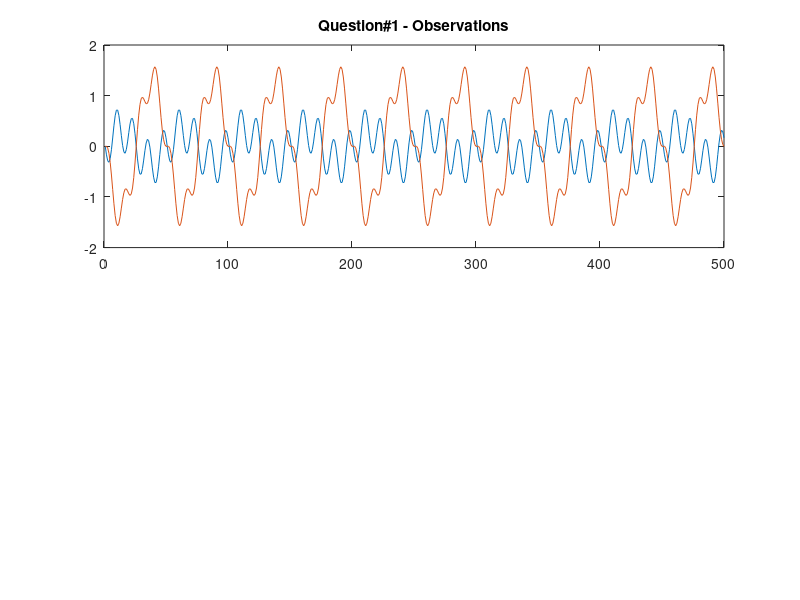

MATLAB code for this plot: (Note: this script raises an error after producing the figure.)
clc; clear all; close all;

%% Part 2 %%%%%%%%%%%%%%%%%%%%%%%%%%%%%%%%%
load('hw4-X1.mat')
load('hw4-X2.mat')

%% Question 1
subplot(2,1,1);
plot(X1(1,:));
hold on
plot(X1(2,:));
title('Question#1 - Observations');

s_est1 = MutUncoSolver(X1 , 35 , 75);

subplot(2,1,2);
plot(s_est1(1,:));
hold on
plot(s_est1(2,:));
title('Question#1 - sources');
figure 

%% Question 2
f = -50:0.2:50-0.2;
plot(f , abs(fftshift(fft(s_est1(1,:)))));
hold on 
plot(f , abs(fftshift(fft(s_est1(2,:)))));
title('Question#2 - Fourier transform of sources');
legend('s1' , 's2');
figure

%% Question 3
subplot(2,1,1);
plot(X2(1,:));
hold on
plot(X2(2,:));
title('Question#3 - Observations');

s_est2 = MutUncoSolver(X2 , 18 , 100);

subplot(2,1,2);
plot(s_est2(1,:));
hold on
plot(s_est2(2,:));
title('Question#3 - sources');
figure 

%% Question 4
f = -50:0.2:50-0.2;
plot(f , abs(fftshift(fft(s_est2(1,:)))));
hold on 
plot(f , abs(fftshift(fft(s_est2(2,:)))));
title('Question#4 - Fourier transform of sources');
legend('s1' , 's2');

%%



